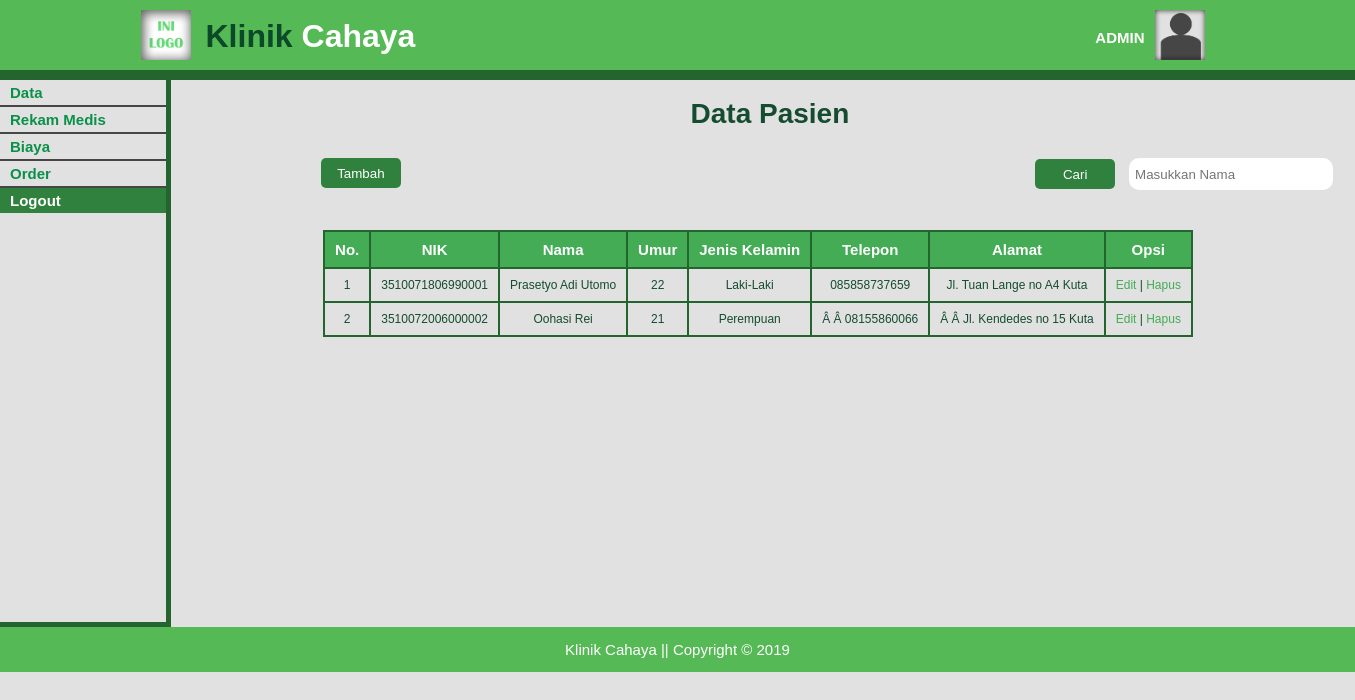
Screenshot of /data_pasien-a.php (signed in) with the database file from the repository.
### tables this page shows
CREATE TABLE `tb_pasien` (
  `nik` varchar(16) NOT NULL,
  `nama` varchar(30) DEFAULT NULL,
  `tgl_lahir` date DEFAULT NULL,
  `jenis_kelamin` varchar(10) DEFAULT NULL,
  `telp` varchar(15) DEFAULT NULL,
  `alamat` varchar(100) DEFAULT NULL
);

### data_pasien-a.php (the view, shortened to what this page needs)
<!DOCTYPE html>
<html>
  <head>
    <link rel="stylesheet" href="./css/data-p_style.css">
  </head>
  <body>
    <header>
      <div class="container">
        <div id="logo">
          <img src="./img/ini_logo.png" alt="Logo">
          <a href="index-a.php"><span class="hightlight">Klinik</span> Cahaya</a>
        </div>
        <div id="profil">
          <img src="./img/pp.png" alt="Profil">
          <h4>ADMIN</h4>
        </div>
      </div>
    </header>
    <section id="sidemenu">
      <div class="container">
        <ul>
          <li class="main">Data
          </li>
          <li class="main"><a href="data_rm-a.php">Rekam Medis</a></li>
					<li class="main">Biaya
          </li>
          <li class="main"><a href="data_order-a.php">Order</a></li>
          <li id="logout"><a href="logout-action.php">Logout</a></li>
        </ul>
      </div>
    </section>
    <section id="content">
      <div class="container">
        <div class="title">
          <h2>Data Pasien</h2>
        </div>
        <div class="button">
          <a href="add-pasien.php"><button type="button" name="tambah">Tambah</button></a>
					<form class="search" action="" method="post">
						<input class="submit" type="submit" name="cariB" value="Cari">
	          <input class="text" type="text" name="cari" placeholder="&nbsp;Masukkan Nama">
					</form>
        </div>
        <br>
        <div class="table">
          <table border=1px>
            <tr>
              <th>No.</th>
              <th>NIK</th>
              <th>Nama</th>
              <th>Umur</th>
              <th>Jenis Kelamin</th>
              <th>Telepon</th>
              <th>Alamat</th>
              <th>Opsi</th>
            </tr>
            <?php
              include('connect.php');
							$cari = empty($_POST['cariB']) ? '' : $_POST['cariB'];
							$inputan = empty($_POST['cari']) ? '' : $_POST['cari'];
							if (isset($cari)) {
								if ($inputan != "") {
									$sql = mysqli_query($connect,"SELECT *,YEAR(CURDATE())-YEAR(tgl_lahir) AS age FROM tb_pasien WHERE nama like '%$inputan%'");
								}else{
									$sql = mysqli_query($connect,"SELECT *,YEAR(CURDATE())-YEAR(tgl_lahir) AS age FROM tb_pasien");
								}
							}else{
									$sql = mysqli_query($connect,"SELECT *,YEAR(CURDATE())-YEAR(tgl_lahir) AS age FROM tb_pasien");
							}
              $no = 1;
              while ($data = mysqli_fetch_array($sql)) {
              ?>
              <tr>
                <td><?php echo $no++; ?></td>
                <td><?php echo $data['nik']; ?></td>
                <td><?php echo $data['nama']; ?></td>
                <td><?php echo $data['age']; ?></td>
                <td><?php echo $data['jenis_kelamin']; ?></td>
                <td><?php echo $data['telp']; ?></td>
                <td><?php echo $data['alamat']; ?></td>
                <td>
                  <a class="edit" href="update-pasien.php?id=<?php echo $data['nik'] ?>">Edit</a> |
                  <a class="hapus" href="delete-pasien.php?id=<?php echo $data['nik'] ?>">Hapus</a>
                </td>
              </tr>
            <?php  }
             ?>
          </table>
        </div>
      </div>
    </section>
    <footer>
      <div class="container">
        <p>Klinik Cahaya || Copyright &copy; 2019</p>
      </div>
    </footer>
  </body>
</html>

### css/data-p_style.css (style rules this page uses)
body { background-color: #e1e1e1; font: 15px/1 arial,sans-serif; padding: 0; margin: 0; }
.container { width: 80%; margin: auto; overflow: hidden; }
ul { margin: 0; padding: 0; }
header { padding: 10px 0 10px 0; background-color: #55b955; border-bottom: #24642f 10px solid; color : #ffffff; }
header img { width: 50px; height: 50px; }
header #logo img { float:left; padding-left: 5px; }
header #logo a { text-decoration: none; color: white; font-size: 32px; font-weight: bold; float: left; padding: 10px 0 0 15px; }
header .hightlight { color:#0b4928; }
header #profil img { float: right; padding-right: 15px; }
header #profil h4 { float:right; margin: 0; padding: 20px 10px 0 0; }
#sidemenu { padding: 0 0 0 0; color: #0a9049; font-size: 15px; font-weight: bold; float: left; }
#sidemenu .container { width: 150%; margin: auto; left: auto; right: auto; min-height: 542px; border-right: #24642f 5px solid; border-bottom: #24642f 5px solid; }
#sidemenu .main { border-bottom: #464646 2px solid; }
#sidemenu ul li { padding: 5px 0 5px 10px;; }
#sidemenu a { text-decoration: none; color: #0a9049; }
#logout { background-color: #30813e; }
#logout a { color: #ffffff; }
#content { margin: 0; padding: 0 0 0 60px; min-height: 542px; color:#154c2f; text-align: center; float: left; }
#content .container { width:135%; margin:auto; min-height: 500px; }
#content .title { width: 85%; padding: 20px 0 20px 100px; margin: 0; }
#content .button { width: 99%; padding-top: 20px; text-align: right; margin: 0 0 0 0; padding: 10px 0 0 0; }
.search { float: right; }
.submit { background-color: #30813e; color: #ffffff; width: 80px; height: 30px; border: none; border-radius: 5px; margin: 0 10px 0 0; }
.text { border: none; width: 200px; height: 30px; border-radius: 10px; }
#content .button button { background-color: #30813e; color: #ffffff; width: 80px; height: 30px; border: none; border-radius: 5px; margin: 0 10px 0 150px; float: left; }
#content .title h2 { font-size: 28px; margin: 0; padding: 0; }
#content .table { width:100%; margin: 0; padding: 40px 0 0 0; text-align: -webkit-center; clear: both; }
table { border-collapse: collapse; }
table th, td { border: 2px solid #24642f; padding: 10px; text-align: center; }
th { background-color: #43ac55; color: #ffffff; }
td { font-size: 12px; }
td a { text-decoration: none; color: #43ac55; }
footer { clear: both; background-color: #55b955; text-align: center; color: #ffffff; }

### rows the page displays
tb_pasien: nik "3510071806990001", nama "Prasetyo Adi Utomo", age "22", jenis_kelamin "Laki-Laki", telp "085858737659", alamat "Jl. Tuan Lange no A4 Kuta"
tb_pasien: nik "3510072006000002", nama "Oohasi Rei", age "21", jenis_kelamin "Perempuan", telp "Â Â 08155860066", alamat "Â Â Jl. Kendedes no 15 Kuta"
